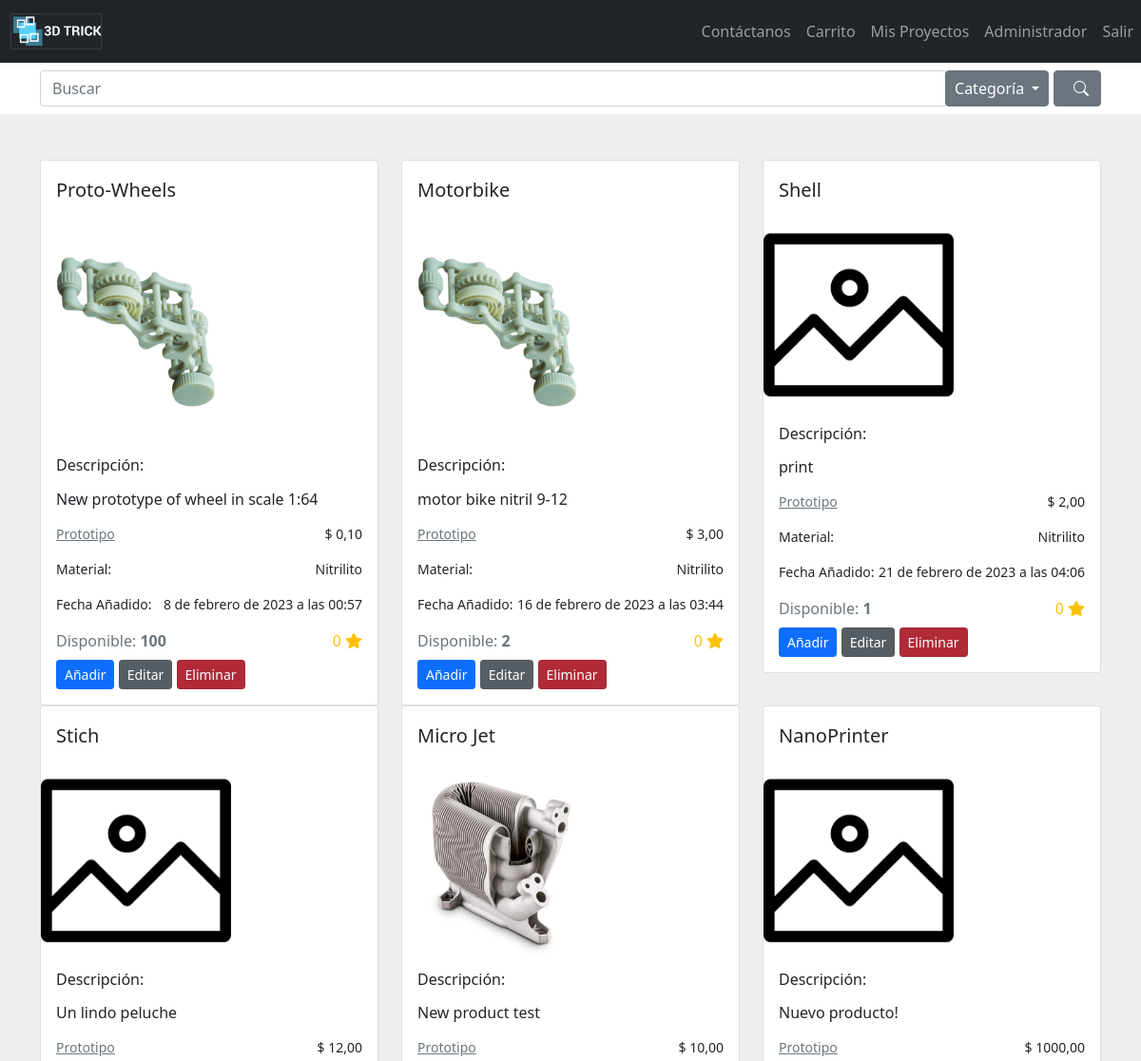
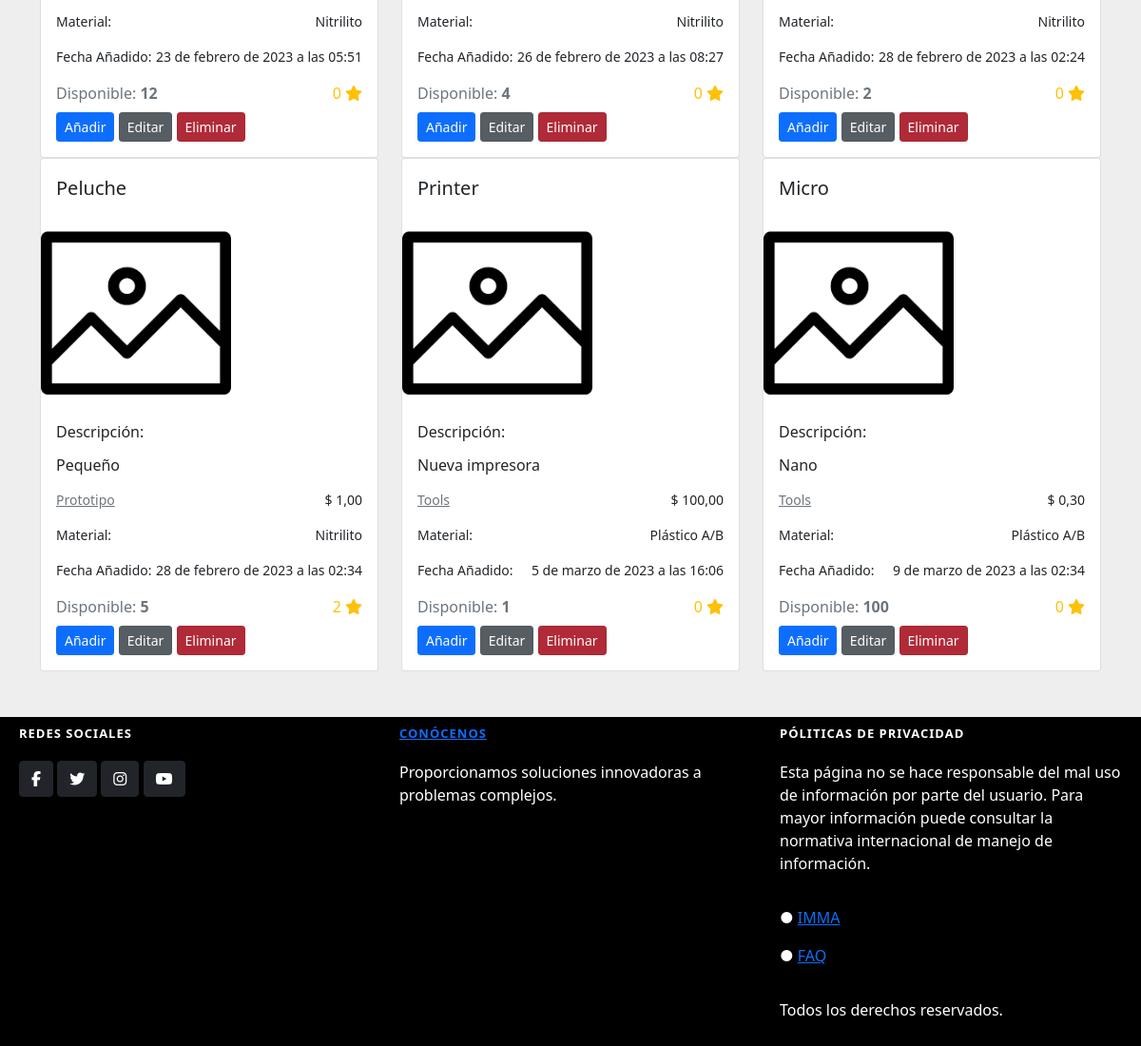
/products/ (signed in), run on the app's committed database (2 pictures, top to bottom).
### Negocio/models.py (models this page shows, shortened)
class Producto(models.Model):
    nombre = models.CharField(max_length=100, unique=True)
    descripcion = models.TextField(blank=True)
    precio = models.DecimalField(max_digits=10, decimal_places=2, validators=[MinValueValidator(0), MaxValueValidator(10000)])
    existencias = models.IntegerField(validators=[MinValueValidator(0), MaxValueValidator(100)])
    calificacion = models.IntegerField(validators=[MinValueValidator(0), MaxValueValidator(5)])
    fecha_creacion = models.DateTimeField(auto_now_add=True, null=True)
    fecha_modificacion = models.DateTimeField(auto_now_add=True, null=True)
    foto = models.ImageField(upload_to="productos", null=True, blank=True)
    user = models.ForeignKey(User, on_delete=models.CASCADE, null=True)
    descuento = models.ForeignKey(Descuento, on_delete=models.CASCADE, null=True)
    material = models.ForeignKey(Material, on_delete=models.CASCADE, null=True)
    categoria = models.ForeignKey(Categoria, on_delete=models.CASCADE, null=True)

class Categoria(models.Model):
    nombre_cat = models.CharField(max_length=100, unique=True)
    descripcion_cat = models.TextField(blank=True)
    fecha_creacion_cat = models.DateTimeField(auto_now_add=True, null=True)
    fecha_modificacion_cat = models.DateTimeField(auto_now_add=True, null=True)
    def __str__(self):
        return self.nombre_cat

class Material(models.Model):
    nombre_mat = models.CharField(max_length=100, unique=True)
    descripcion_mat = models.TextField(blank=True)
    fecha_creacion_mat = models.DateTimeField(auto_now_add=True, null=True)
    fecha_modificacion_mat = models.DateTimeField(auto_now_add=True, null=True)
    marca = models.ForeignKey(Marca, on_delete=models.CASCADE)
    def __str__(self):
        return self.nombre_mat

### Negocio/views.py (the view)
# urls.py: path('products/', views.products, name='products'),
def products(request):
    obj=Producto.objects.all()
    return render(request, 'paginas/products.html',{'obj': obj})

### Negocio/templates/paginas/products.html (shortened to what this page needs)
{% extends 'base.html' %}
{% block contenido%}
<div class="cat-container">
    <div class="container mb-2 mt-2">
        <div class="row searchFilter">
            <div class="col-sm-12">
                <div class="input-group">
                    <input id="table_filter" type="text" class="form-control"
                        aria-label="Text input with segmented button dropdown" placeholder="Buscar">
                    <div class="input-group-btn">
                        <button type="button" class="btn btn-secondary dropdown-toggle dropdown-toggle-split"
                            data-toggle="dropdown" aria-haspopup="true" aria-expanded="false"><span
                                class="label-icon">Categoría</span> <span class="caret">&nbsp;</span></button>
                        <button id="searchBtn" type="button" class="btn btn-secondary btn-search text-center"><span
                                class="glyphicon glyphicon-search">&nbsp;</span> <span class="label-icon"><i
                                    class="bi-search"></i></span></button>
                    </div>
                </div>
            </div>
        </div>
    </div>
<section style="background-color: #eee;">
    <div class="container py-5">
        <div class="row">
            {% for product in obj %}
            <div class="col-md-12 col-lg-4 mb-4 mb-lg-0">
                <div class="card">
                    <div class="d-flex justify-content-between p-3">
                        <p class="lead mb-0">{{product.nombre}}</p>
                    </div>
                    {% if product.foto %}
                    <div style="align-content: center;">
                        <img src="{{product.foto.url}}"
                            class="card-img-top" alt="Laptop" style="width: 200px; display: flex;"/>
                        </div>
                    {% else %}
                        <img
                        class="card-img-top" alt="Laptop" style="width: 200px; display: flex;"/>
                    {% endif %}
                    <div class="card-body">
                        <div class="d-flex justify-content-between mb-3">
                            <h6 class="mb-0">Descripción:</h6>
                        </div>
                        <div class="d-flex justify-content-between mb-3">
                            <h6 class="mb-0">{{product.descripcion}}</h6>
                        </div>
                        <div class="d-flex justify-content-between">
                            <p class="small"><a href="#!" class="text-muted">{{product.categoria}}</a></p>
                            <p class="small text">$ {{product.precio}}</p>
                        </div>
                        <div class="d-flex justify-content-between">
                            <p class="small">Material:</p>
                            <p class="small text">{{product.material}}</p>
                        </div>
                        <div class="d-flex justify-content-between">
                            <p class="small">Fecha Añadido:</p>
                            <p class="small text">{{product.fecha_creacion}}</p>
                        </div>
                        <div class="d-flex justify-content-between mb-2">
                            <p class="text-muted mb-0">Disponible: <span class="fw-bold">{{product.existencias}}</span></p>
                            <div class="ms-auto text-warning">
                                {{product.calificacion}} <i class="fa fa-star"></i>
                            </div>
                        </div>
                        <div class="justify-content-center">
                            {% if user.is_superuser %}
                            <td>
                                <button onclick="open_modal_create('{% url 'create_product' %}')"
                                    class="btn btn-primary btn-sm">Añadir</button>
                            </td>
                            <td>
                                <button onclick="open_modal_edit('{% url 'update_product' product.id %}')"
                                    class="btn btn-secondary btn-lg active btn-sm" role="button"
                                    aria-pressed="true" type="button">Editar</button>
                            </td>
                            <td>
                                <button onclick="open_modal_delete('{% url 'delete_product' product.id %}')"
                                    class="btn btn-danger btn-lg active btn-sm" role="button"
                                    aria-pressed="true" type="button">Eliminar</button>
                            </td>
                            {% else %}
                            <td>
                                <button id="btn-add" class="btn btn-secondary btn-sm"
                                    value="{{ product.id }}">Añadir al
                                    carrito</button>
                            </td>
                            {% endif %}
                        </div>
                    </div>
                </div>
            </div>
            {% endfor %}
        </div>
    </div>
</section>
{% endblock %}

### Negocio/static/css/estilos.css (style rules this page uses)
.cat-container { margin: 0; }
.cat-container section { background-color: #eee; display: flex; }

### data on the page
Producto: nombre "Proto-Wheels", foto (picture), descripcion "New prototype of wheel in scale 1:64", categoria "Prototipo", precio "0,10", material "Nitrilito", fecha_creacion "8 de febrero de 2023 a las 00:57", existencias "100", calificacion "0"
Producto: nombre "Motorbike", foto (picture), descripcion "motor bike nitril 9-12", categoria "Prototipo", precio "3,00", material "Nitrilito", fecha_creacion "16 de febrero de 2023 a las 03:44", existencias "2", calificacion "0"
Producto: nombre "Shell", descripcion "print", categoria "Prototipo", precio "2,00", material "Nitrilito", fecha_creacion "21 de febrero de 2023 a las 04:06", existencias "1", calificacion "0"
Producto: nombre "Stich", descripcion "Un lindo peluche", categoria "Prototipo", precio "12,00", material "Nitrilito", fecha_creacion "23 de febrero de 2023 a las 05:51", existencias "12", calificacion "0"
Producto: nombre "Micro Jet", foto (picture), descripcion "New product test", categoria "Prototipo", precio "10,00", material "Nitrilito", fecha_creacion "26 de febrero de 2023 a las 08:27", existencias "4", calificacion "0"
Producto: nombre "NanoPrinter", descripcion "Nuevo producto!", categoria "Prototipo", precio "1000,00", material "Nitrilito", fecha_creacion "28 de febrero de 2023 a las 02:24", existencias "2", calificacion "0"
Producto: nombre "Peluche", descripcion "Pequeño", categoria "Prototipo", precio "1,00", material "Nitrilito", fecha_creacion "28 de febrero de 2023 a las 02:34", existencias "5", calificacion "2"
Producto: nombre "Printer", descripcion "Nueva impresora", categoria "Tools", precio "100,00", material "Plástico A/B", fecha_creacion "5 de marzo de 2023 a las 16:06", existencias "1", calificacion "0"
Producto: nombre "Micro", descripcion "Nano", categoria "Tools", precio "0,30", material "Plástico A/B", fecha_creacion "9 de marzo de 2023 a las 02:34", existencias "100", calificacion "0"
